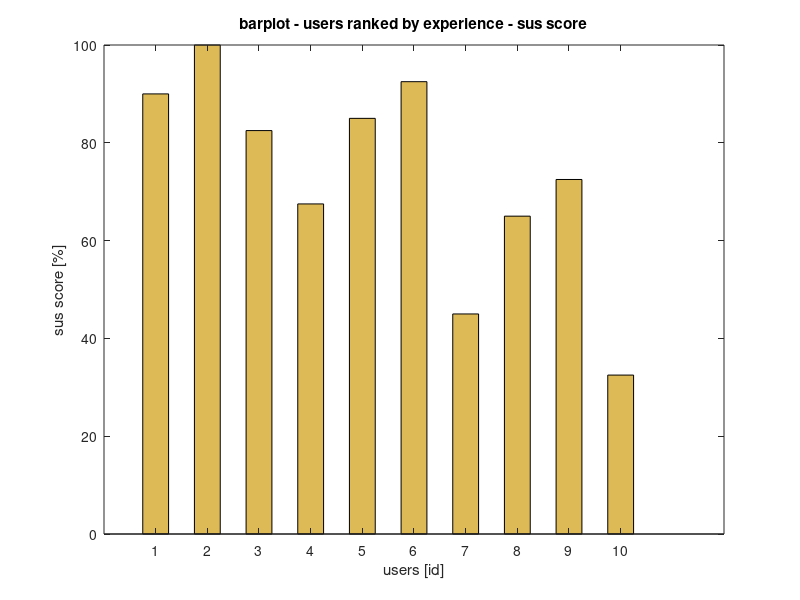

Source code (MATLAB): (Note: this script raises an error after producing the figure.)
%% Main

clear all
close all
clc

%% TO SET - specify metrics that you would like to plot and analyze  
% check the metric name aka the field of the metrics struct contained in the 
% .mat file (e.g. user_2_a_c.m), you can also compute new metrics from the 
% field data of the same file (like it is done in the script 
% dataExtraction.m)

metric_name = {'tot_time', 'tool_is_out_of_FOV'}; 
metric_unit = {'min', 's'};
metric_scale_factor = [60 1];

% folder_containing_data = fileparts(which('user_02_a_c')); % uncomment if
% % your path to data is different wrt to the one specified in the 
% % following command
folder_containing_data = 'data/mat_file';
addpath(genpath(folder_containing_data));

%% Values used for correlation (hardcoded, previously computed)
% to do: upload and organize surveys data

global user_sus_score;
user_sus_score = [90 100 82.5 67.5 85 92.5 45 65 72.5 32.5]';
global user_experience;
user_experience = [0 0 0 1 2 2 2 2 2 2]';

% barplot parameters
bar_width = 0.5;
barplot = bar(user_sus_score, bar_width);

% figure properties
title(['barplot - users ranked by experience - sus score'])
xlabel('users [id]')
ylabel('sus score [%]')

set(barplot, 'FaceColor', [222 186 87]./255);

%% Load data in a cell array (2 procedures x 2 modalities x 12 users (user 
% 1 and 10 are empty)) containing each one a struct with the metrics

users_number = 10;
users = [2 5 3 4 12 6 9 11 7 8]; % ranked by experience

% Map procedures and modalities with identifiers numbers
procedures = [1 2];
procedure_file_names = {'_a', '_n'};
procedures_file_names_map = containers.Map(procedures, procedure_file_names);

modalities = [1 2];
modalities_file_names = {'_c', '_e'};
modalities_file_names_map = containers.Map(modalities, modalities_file_names);

users_filename = cell(numel(procedures),numel(modalities),max(users)); % = {};
users_data = cell(numel(procedures),numel(modalities),max(users)); % maybe 
% it is better to use non scalar structure instead of cell array

% Load the data and create the cell array
% procedure_loop_iterator = 1;
for procedure = procedures
    % modalities_loop_iterator = 1;
    for modality = modalities
        % users_loop_iterator = 1;
        for user = users
            if(user<users_number)
                filename = ['user_0', num2str(user), procedures_file_names_map(procedure), ...
                    modalities_file_names_map(modality)];
                users_filename(procedure, modality, user) = {filename};
            else
                filename = ['user_', num2str(user), procedures_file_names_map(procedure), ...
                    modalities_file_names_map(modality)];
                users_filename(procedure, modality, user) = {filename};
            end
            data = load(users_filename{procedure, modality, user});
            users_data(procedure, modality, user) = {data.(users_filename{procedure, modality, user})};
            % users_loop_iterator = users_loop_iterator + 1;
        end
        % modalities_loop_iterator = modalities_loop_iterator + 1;
    end
    % procedure_loop_iterator = procedure_loop_iterator + 1;;
end

%% Plots and analysis

for procedure = procedures
    for metric = 1:numel(metric_name)
        plotAndAnalyzeMetric(users_data, users_number, users, numel(modalities), ...
            numel(procedures), procedure, metric_name{metric}, metric_unit{metric}, ...
            metric_scale_factor(metric)); % N.B. users_data is not copied if it is not
            % modified in the function
    end
end

